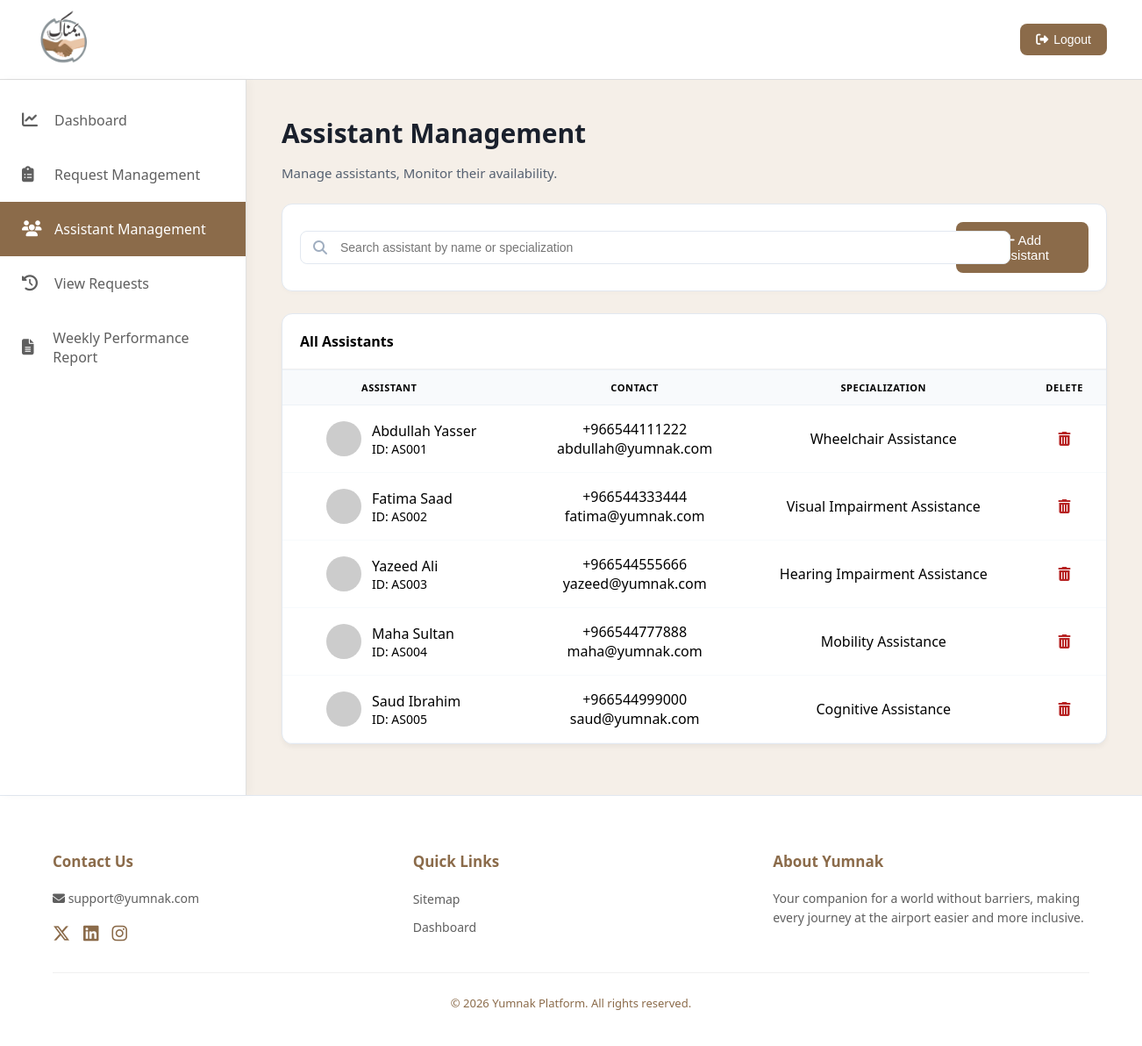
Before: /Assistant_Management.php (signed in) with the older database file.
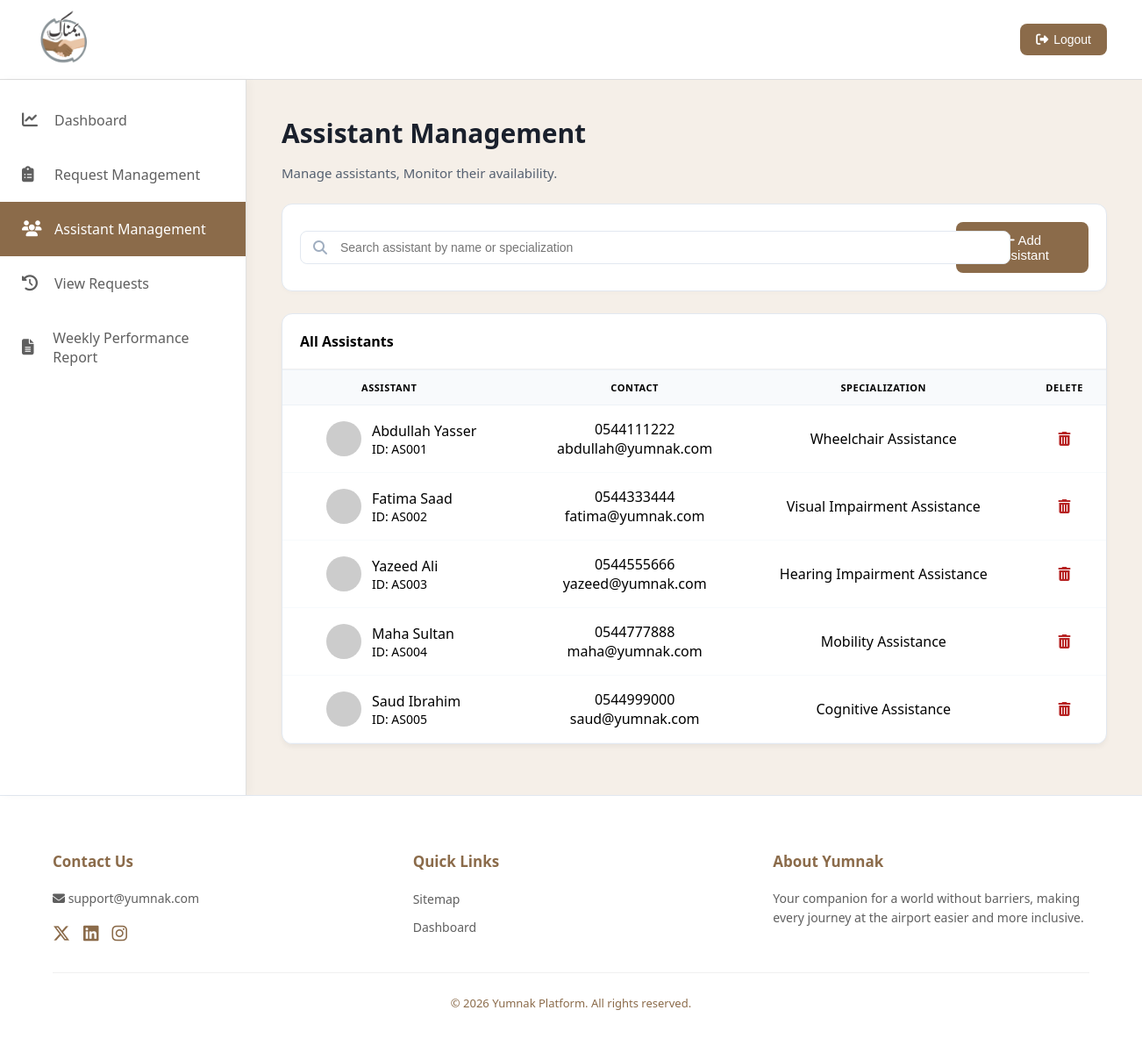
After: the same page with the newer database file.
### tables this page shows
CREATE TABLE ASSISTANT (
    AssistantID INT(11) AUTO_INCREMENT PRIMARY KEY,
    Name VARCHAR(100) NOT NULL,
    Phone VARCHAR(20) NOT NULL,
    Email VARCHAR(100) UNIQUE NOT NULL,
    Specialization ENUM(
        'Wheelchair Assistance', 
        'Mobility Assistance', 
        'Visual Impairment Assistance', 
        'Hearing Impairment Assistance', 
        'Cognitive Assistance'
    ) NOT NULL,
    AdminID INT,
    FOREIGN KEY (AdminID) REFERENCES ADMIN(AdminID) ON DELETE SET NULL
);

### Assistant_Management.php (the view, shortened to what this page needs)
<?php
require 'db_connection.php';
$result = $conn->query("SELECT * FROM ASSISTANT");
?>
<!DOCTYPE html>
<html lang="ar" dir="ltr">
<head>
    <link rel="stylesheet" href="https://cdnjs.cloudflare.com/ajax/libs/font-awesome/6.5.1/css/all.min.css">
    <link rel="stylesheet" href="StyleM.css">
</head>
<body>
    <header>
        <div class="logo">
            <img src="Image/Yumnak-Logo.png" alt="Yumnak Logo">
        </div>
        <div class="logout">
            <button onclick="window.location.href='logout.php'">
                <i class="fas fa-sign-out-alt"></i> Logout
            </button>
        </div>
    </header>
    <div class="container">
        <aside class="sidebar">
    <a href="Admin-Dashboard.php" class="sidebar-item">
        <i class="fa-solid fa-chart-line"></i> Dashboard
    </a>
    <a href="request-management.php" class="sidebar-item">
        <i class="fa-solid fa-clipboard-list"></i> Request Management
    </a>
    <a href="Assistant_Management.php" class="sidebar-item active">
        <i class="fa-solid fa-users"></i> Assistant Management
    </a>
    <a href="view-requests.php" class="sidebar-item">
        <i class="fa-solid fa-clock-rotate-left"></i> View Requests
    </a>
    <a href="Weekly_Performance.php" class="sidebar-item">
        <i class="fa-solid fa-file-lines"></i> Weekly Performance Report
    </a>
</aside>
        <main class="main-content">
            <div class="headline">
                <h1>Assistant Management</h1>
                <p>Manage assistants, Monitor their availability.</p>
            </div>
            <div class="action-bar">
                <div class="search-container">
                 <i class="fa-solid fa-magnifying-glass"></i>
                 <input type="text" id="searchInput" placeholder="Search assistant by name or specialization">
            </div>
                <button class="btn-add" onclick="window.location.href='Add_Assistant.php'"><i class="fa-solid fa-plus"></i> Add Assistant</button>
            </div>
            <div class="table-container">
                <div class="table-header-title">All Assistants</div>
                <table>
                    <thead>
                        <tr>
                            <th>ASSISTANT</th>
                            <th>CONTACT</th>
                            <th>SPECIALIZATION</th>
                            <th>DELETE</th>
                        </tr>
                    </thead>
                    <tbody>
                        <?php
                        if ($result->num_rows > 0) {
                            while($row = $result->fetch_assoc()) {
                                $avatarUrl = "https://ui-avatars.com/api/?name=" . urlencode($row['Name']) . "&background=random";
                        ?>
                        <tr>
                            <td>
                                <div class="user-info">
                                    <img src="<?php echo $avatarUrl; ?>" alt="Avatar">
                                    <div>
                                        <div class="name"><?php echo htmlspecialchars($row['Name']); ?></div>
                                        <div class="id">ID: AS00<?php echo htmlspecialchars($row['AssistantID']); ?></div>
                                    </div>
                                </div>
                            </td>
                            <td>
                                <div class="contact-info">
                                    <span><?php echo htmlspecialchars($row['Phone']); ?></span>
                                    <span class="email"><?php echo htmlspecialchars($row['Email']); ?></span>
                                </div>
                            </td>
                            <td><?php echo htmlspecialchars($row['Specialization']); ?></td>
                            <td>
                                <a href="?delete_id=<?php echo $row['AssistantID']; ?>" class="btn-delete" onclick="return confirm('Are You Sure You Want To Delete This Assistant?');">
                                    <i class="fa-solid fa-trash-can"></i>
                                </a>
                            </td>
                        </tr>
                        <?php
                            }
                        } else {
                            echo "<tr><td colspan='4'>No Assistants Found.</td></tr>";
                        }
                        ?>
                    </tbody>
                </table>
            </div>
        </main>
    </div>
    <footer class="footer">
    <div class="footer-content">
        <div class="footer-section">
            <h4>Contact Us</h4>
            <p><i class="fas fa-envelope"></i> support@yumnak.com</p>
            <div class="social-icons">
                <a href="#"><i class="fa-brands fa-x-twitter"></i></a>
                <a href="#"><i class="fab fa-linkedin"></i></a>
                <a href="#"><i class="fab fa-instagram"></i></a>
            </div>
        </div>
        <div class="footer-section">
            <h4>Quick Links</h4>
            <ul class="footer-links">
                <li><a href="#">Sitemap</a></li>
                <li><a href="Admin-Dashboard.php">Dashboard</a></li>
            </ul>
        </div>
        <div class="footer-section about-yumnak">
            <h4>About Yumnak</h4>
            <p>Your companion for a world without barriers, making every journey at the airport easier and more inclusive.</p>
        </div>
    </div>
    <div class="footer-bottom">
        &copy; 2026 Yumnak Platform. All rights reserved.
    </div>
</footer>
</body>
</html>

Changed rows visible on the page:
changed assistant "Abdullah Yasser": Phone "+966544111222" → "0544111222"
changed assistant "Fatima Saad": Phone "+966544333444" → "0544333444"
changed assistant "Yazeed Ali": Phone "+966544555666" → "0544555666"
changed assistant "Maha Sultan": Phone "+966544777888" → "0544777888"
changed assistant "Saud Ibrahim": Phone "+966544999000" → "0544999000"
